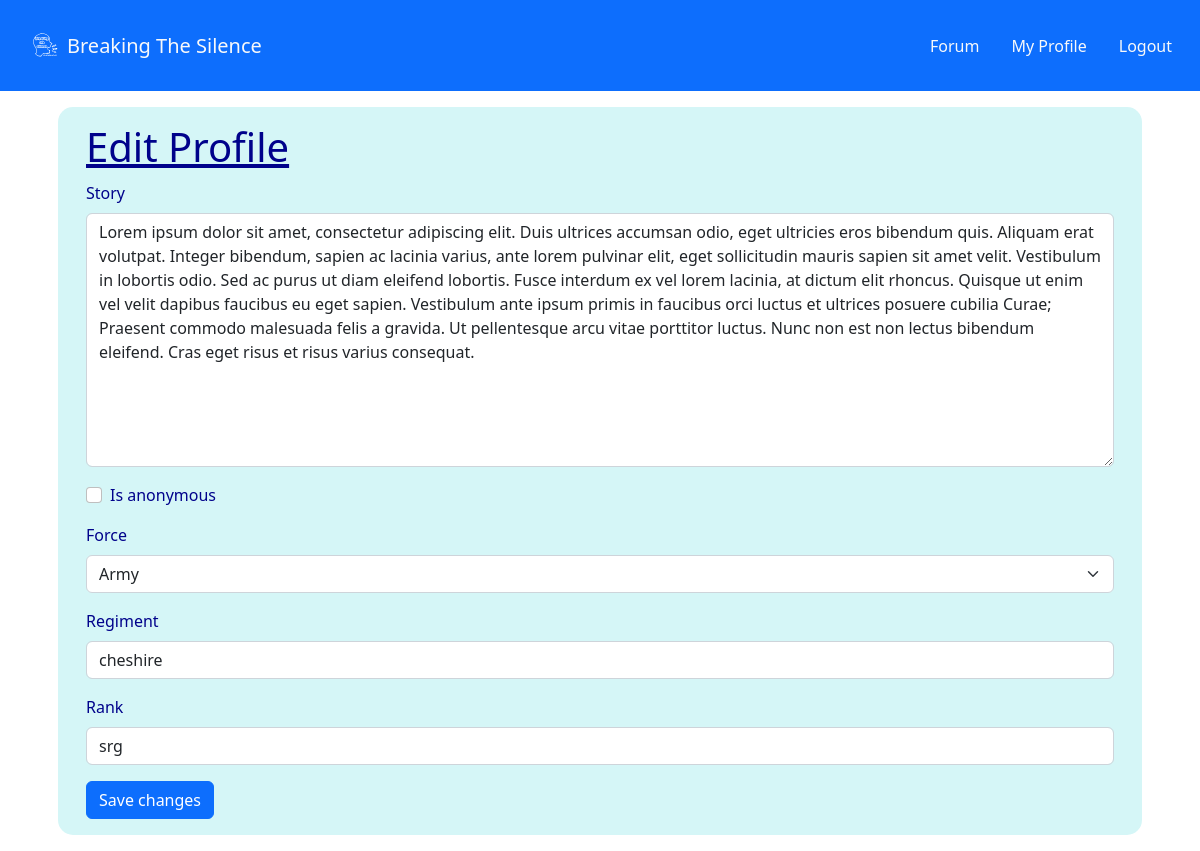
Page /profiles/edit/ (signed in) on the committed database.
### profiles/models.py (models this page shows, shortened)
class UserProfile(models.Model):
    FORCES_CHOICES = (
        ('army', 'Army'),
        ('navy', 'Navy'),
        ('air_force', 'Air Force'),
        ('marines', 'Marines'),
    )
    user = models.OneToOneField(User, on_delete=models.CASCADE)
    story = models.TextField(blank=True, null=True)
    is_anonymous = models.BooleanField(default=False)
    force = models.CharField(max_length=50, choices=FORCES_CHOICES, null=True, blank=True)
    regiment = models.CharField(max_length=100, null=True, blank=True)
    rank = models.CharField(max_length=50, null=True, blank=True)

### profiles/views.py (the view)
# urls.py: path('edit/', views.edit_user_profile, name='edit_user_profile'),
@login_required
def edit_user_profile(request):
    user_profile = UserProfile.objects.get(user=request.user)
    if request.method == 'POST':
        form = UserProfileForm(request.POST, request.FILES, instance=user_profile)
        if form.is_valid():
            form.save()
            messages.success(request, "Thanks for editing your profile!")
            return redirect('user_profile', username=request.user.username)
    else:
        form = UserProfileForm(instance=user_profile)
    return render(request, 'profiles/edit_user_profile.html', {'form': form})

### profiles/forms.py
class UserProfileForm(forms.ModelForm):
    class Meta:
        model = UserProfile
        fields = ['story', 'is_anonymous', 'force', 'regiment', 'rank']

### home/contexts.py (called while the page is built)
def connect_context(request):
    if request.user.is_authenticated:
        connection_requests = ConnectionRequest.objects.filter(
            receiver=request.user,
            accepted=False,
            dismissed=False
            )
    else:
        connection_requests = []
    context = {
        'connection_requests': connection_requests,
    }
    return context

### profiles/templates/profiles/edit_user_profile.html (shortened to what this page needs)
{% extends "base.html" %}
{% load crispy_forms_tags %}
{% block content %}
<section class="edit_user_profile_section m-3 p-3">
  <div class="container">
    <div class="row">
      <div class="col-12">
        <h1 class="card-title edit_user_profile_title">Edit Profile</h1>
        <form method="post" class="card-body edit_user_profile_form" enctype="multipart/form-data">
          {{ form|crispy }}
          <button type="submit" class="btn btn-primary">Save changes</button>
        </form>
      </div>
    </div>
  </div>
</section>
{% endblock %}

### static/css/base.css (style rules this page uses)
:root { --primary: #00028b; --secondary: rgb(213, 246, 247); --tertiary: rgba(0, 123, 255, 0.307); --padding: 1rem; }
.edit_user_profile_title, .user_profile_title, .checkin_form_title, .tracker_form_title { color: var(--primary); text-decoration: underline; overflow-x: hidden; }
.user_profile_section, .edit_user_profile_section, .checkin_form_section { margin: 2%; color: var(--primary); background-color:var(--secondary); border-color: var(--primary); border-width: 5px; border-radius: 15px; }
.user_profile_title, .edit_user_profile_title { color: var(--primary); text-decoration: underline; padding-bottom: 10px; }

### rows in the picture
UserProfile: story "Lorem ipsum dolor sit amet, consectetur adipiscing elit. Duis ultrices accumsan odio, eget ultricies eros bibendum quis. Aliquam erat volutpat. Integer bibendum, sapien ac lacinia varius, ante lorem pulvinar elit, eget sollicitudin mauris sapien sit amet velit. Vestibulum in lobortis odio. Sed ac purus ut diam eleifend lobortis. Fusce interdum ex vel lorem lacinia, at dictum elit rhoncus. Quisque ut enim vel velit dapibus faucibus eu eget sapien. Vestibulum ante ipsum primis in faucibus orci luctus et ultrices posuere cubilia Curae; Praesent commodo malesuada felis a gravida. Ut pellentesque arcu vitae porttitor luctus. Nunc non est non lectus bibendum eleifend. Cras eget risus et risus…", force "Army", regiment "cheshire", rank "srg"
